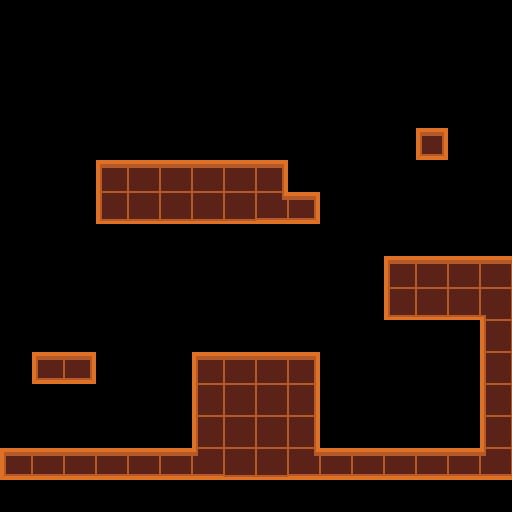

Below is a game level as drawn by its tile map, then a one-line description and the .tmx file that defines it, in full:
An orthogonal 16x16 tile map with 32x32 px tiles, 2 tile layers (Frame, Mask), 2 tilesets.

<map version="1.10" tiledversion="1.11.2" orientation="orthogonal" renderorder="right-down" width="16" height="16" tilewidth="32" tileheight="32" infinite="0" nextlayerid="3" nextobjectid="1">
 <tileset firstgid="1" source="blockShapes.tsx" />
 <tileset firstgid="15" source="devTiles.tsx" />
 <layer id="1" name="Frame" width="16" height="16">
  <data encoding="csv">
0,0,0,0,0,0,0,0,0,0,0,0,0,0,0,0,
0,0,0,0,0,0,0,0,0,0,0,0,0,0,0,0,
0,0,0,0,0,0,0,0,0,0,0,0,0,0,0,0,
0,0,0,0,0,0,0,0,0,0,0,0,0,0,0,0,
0,0,0,0,0,0,0,0,0,0,0,0,0,1,0,0,
0,0,0,1,1,1,1,1,1,0,0,0,0,0,0,0,
0,0,0,1,1,1,1,1,1,1,0,0,0,0,0,0,
0,0,0,0,0,0,0,0,0,0,0,0,0,0,0,0,
0,0,0,0,0,0,0,0,0,0,0,0,1,1,1,1,
0,0,0,0,0,0,0,0,0,0,0,0,1,1,1,1,
0,0,0,0,0,0,0,0,0,0,0,0,0,0,0,1,
0,1,1,0,0,0,1,1,1,1,0,0,0,0,0,1,
0,0,0,0,0,0,1,1,1,1,0,0,0,0,0,1,
0,0,0,0,0,0,1,1,1,1,0,0,0,0,0,1,
1,1,1,1,1,1,1,1,1,1,1,1,1,1,1,1,
0,0,0,0,0,0,0,0,0,0,0,0,0,0,0,0
</data>
 </layer>
 <layer id="2" name="Mask" width="16" height="16">
  <data encoding="csv">
0,0,0,0,0,0,0,0,0,0,0,0,0,0,0,0,
0,0,0,0,0,0,0,0,0,0,0,0,0,0,0,0,
0,0,0,0,0,0,0,0,0,0,0,0,0,0,0,0,
0,0,0,0,0,0,0,0,0,0,0,0,0,0,0,0,
0,0,0,0,0,0,0,0,0,0,0,0,0,31,0,0,
0,0,0,15,16,16,16,16,17,0,0,0,0,0,0,0,
0,0,0,33,34,34,34,34,38,20,0,0,0,0,0,0,
0,0,0,0,0,0,0,0,0,0,0,0,0,0,0,0,
0,0,0,0,0,0,0,0,0,0,0,0,15,16,16,16,
0,0,0,0,0,0,0,0,0,0,0,0,33,34,34,23,
0,0,0,0,0,0,0,0,0,0,0,0,0,0,0,24,
0,18,20,0,0,0,15,16,16,17,0,0,0,0,0,24,
0,0,0,0,0,0,24,25,25,26,0,0,0,0,0,24,
0,0,0,0,0,0,24,25,25,26,0,0,0,0,0,24,
18,19,19,19,19,19,29,34,34,38,19,19,19,19,19,29,
0,0,0,0,0,0,0,0,0,0,0,0,0,0,0,0
</data>
 </layer>
</map>